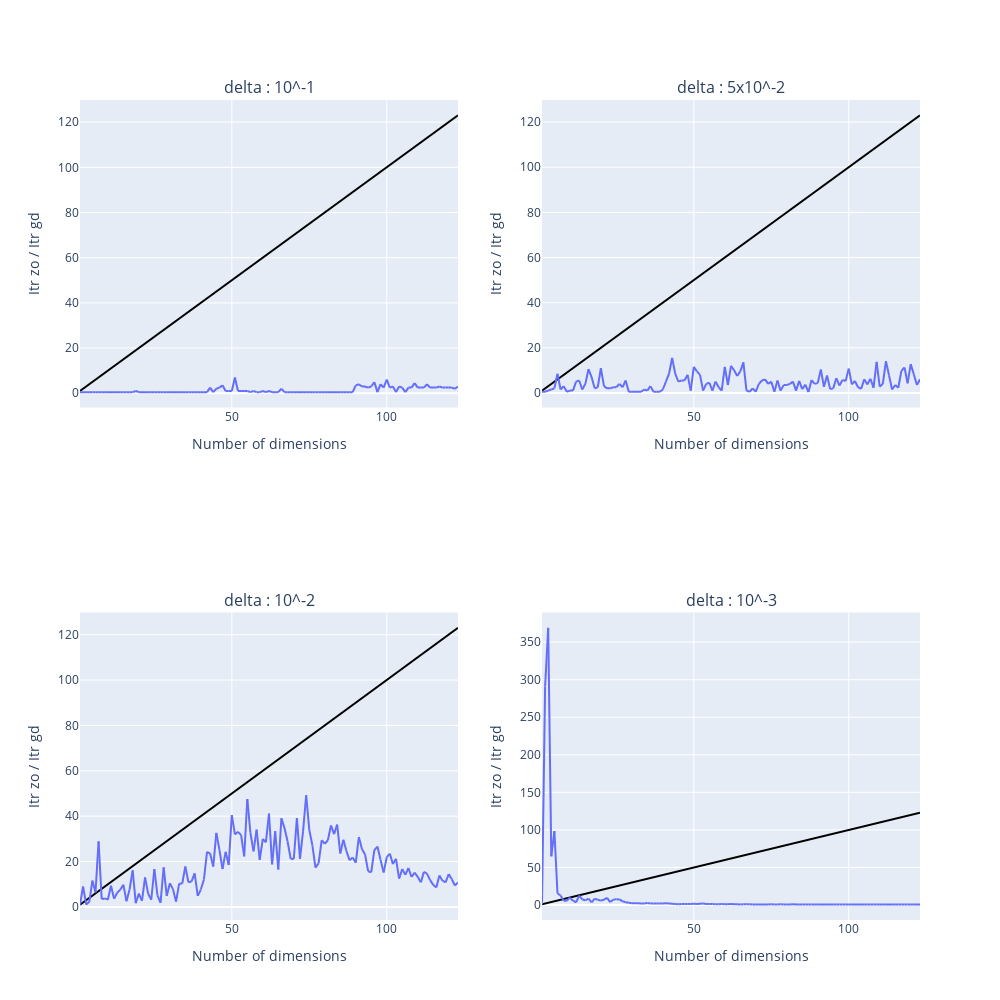

The cell this chart's notebook holds for it:
### Code cell
plot_result(itr_assrs[2,:,:], itr_gd)
